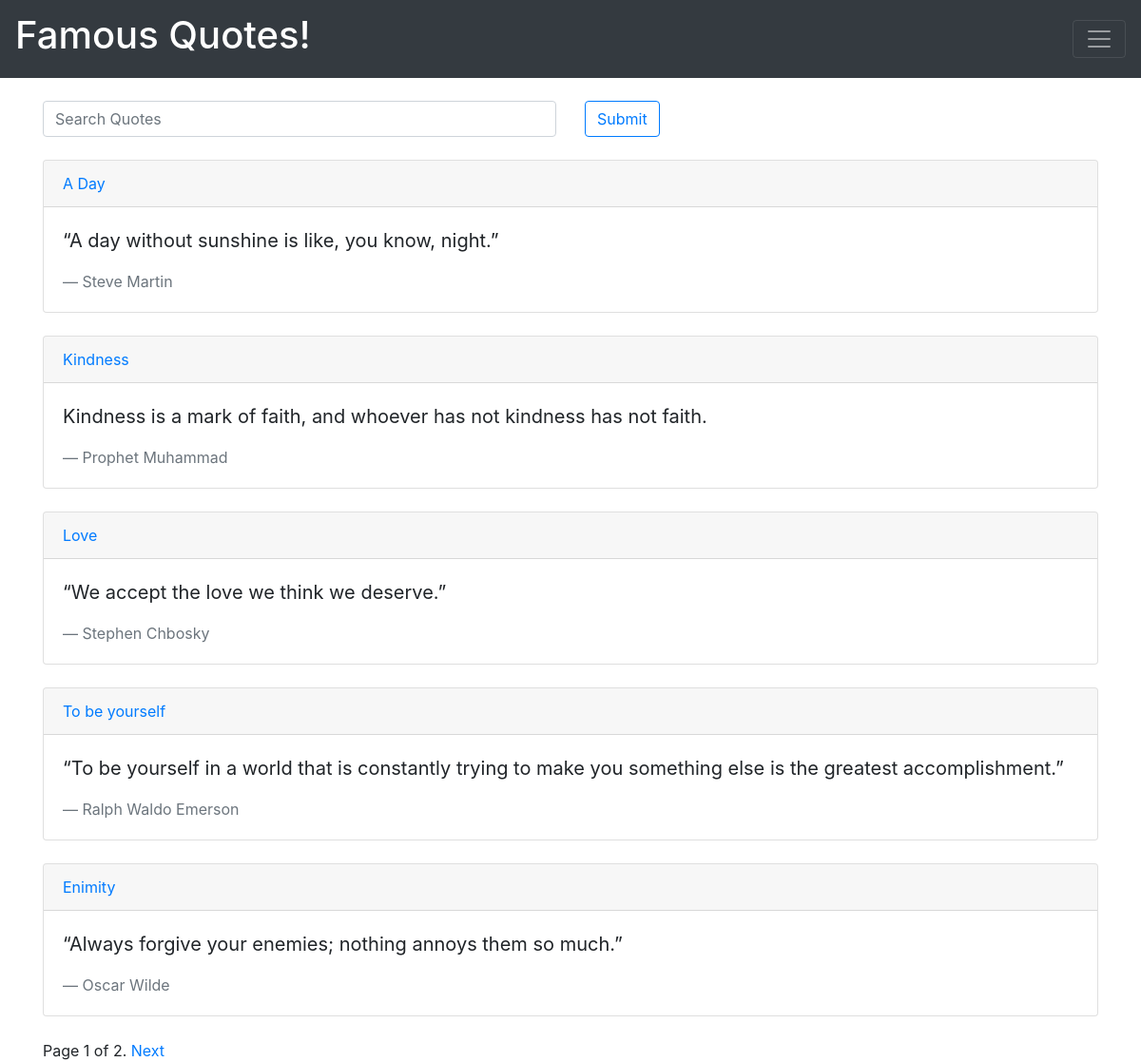
The page / on the database its author committed.
### main/models.py (models this page shows, shortened)
class Post(models.Model):
    title = models.CharField(max_length=30)
    body = models.CharField(max_length=180)
    author=models.CharField(max_length=30)

### main/views.py (the view)
# urls.py: url(r'^$', index, name='home'),
def index(request):
	qs= Post.objects.all().order_by('-id')
	query=request.GET.get('q')
	if query:
		qs = qs.filter(
				Q(title__icontains=query)|
				Q(body__icontains=query)|
				Q(author__icontains=query)
				).distinct()
	paginator = Paginator(qs, 5) # Show 5 contacts per page
	page = request.GET.get('page')
	try:
		qs=paginator.page(page)
	except PageNotAnInteger:
		qs = paginator.page(1)
	except EmptyPage:
		qs = paginator.page(paginator.num_pages)
	return render(request,'index.html',{'qs':qs})

### templates/index.html (shortened to what this page needs)
{% extends 'base.html' %}
{% load crispy_forms_tags %}
     {% block content %}
     <br>
    <div class="container">
    <form method="GET" action="">
      <div class="row">
        <div class="col">
          <input type="text"  name="q" class="form-control" placeholder="Search Quotes" value='{{ request.GET.q }}'>
        </div>
        <div class="col">
          <input type="submit"  class="btn btn-outline-primary" >
        </div>
      </div>
    </form>
      <br>
       {% for post in qs %}
        <div class="card">
      <div class="card-header">
        <a href="/{{post.id}}">{{ post.title }}</a>
      </div>
      <div class="card-body">
        <blockquote class="blockquote mb-0">
          <p>    {{ post.body }}</p>
          <footer class="blockquote-footer">{{ post.author }} </footer>
        </blockquote>
      </div>
    </div><br>
       {% endfor %}
       <div class="pagination">
    <span class="step-links">
        <span class="current">
            Page {{ qs.number }} of {{ qs.paginator.num_pages }}.
        </span>
        {% if qs.has_next %}
            <a href="?page={{ qs.next_page_number }}">Next</a>
        {% endif %}
    </span>
</div>
       {% endblock %}

### templates/base.html (shortened to what this page needs)
<!DOCTYPE html>
<html lang="en">
  <head>
    <link rel="stylesheet" href="https://maxcdn.bootstrapcdn.com/bootstrap/4.0.0-beta/css/bootstrap.min.css">
  </head>
  <body>
  	<nav class="navbar navbar-dark bg-dark">
  <a class="navbar-brand" href="/	"><h1>Famous Quotes!</h1></a>
  <button class="navbar-toggler" type="button" data-toggle="collapse" data-target="#navbarText" aria-controls="navbarText" aria-expanded="false" aria-label="Toggle navigation">
    <span class="navbar-toggler-icon"></span>
  </button>
</nav>
     {% block content %}
       {% endblock %}
  </body>
</html>

### rows shown on the page
Post: title "A Day", body "“A day without sunshine is like, you know, night.”", author "Steve Martin"
Post: title "Kindness", body "Kindness is a mark of faith, and whoever has not kindness has not faith.", author "Prophet Muhammad"
Post: title "Love", body "“We accept the love we think we deserve.”", author "Stephen Chbosky"
Post: title "To be yourself", body "“To be yourself in a world that is constantly trying to make you something else is the greatest accomplishment.”", author "Ralph Waldo Emerson"
Post: title "Enimity", body "“Always forgive your enemies; nothing annoys them so much.”", author "Oscar Wilde"

### other values the page prints
{{ qs.number }} "1"
{{ qs.paginator.num_pages }} "2"
